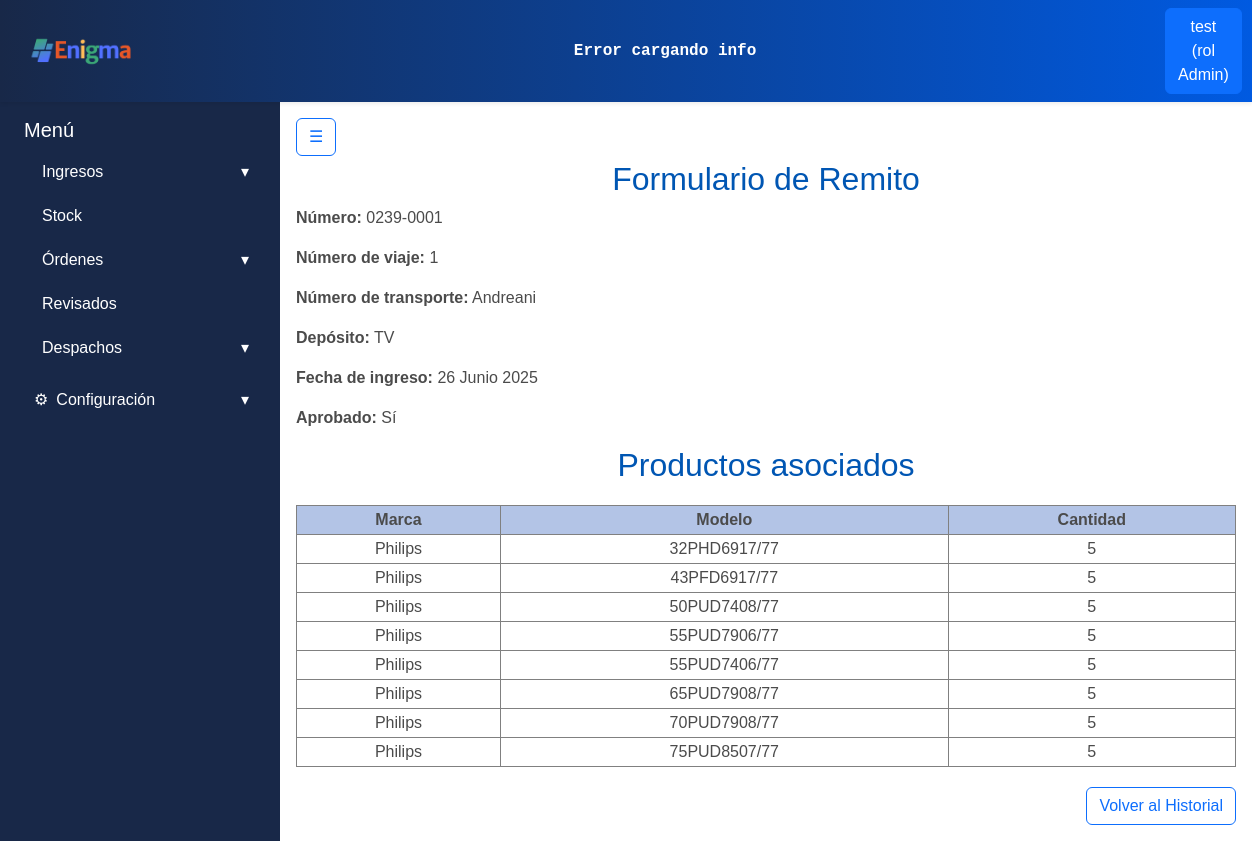
The app's page /ingresos/history/ver/1/ (signed in) with its own data.
### apps/usuarios/models.py (models this page shows, shortened)
class Usuarios(AbstractBaseUser):
    username = models.CharField('Nombre de usuario', unique= True, max_length=60)
    email = models.EmailField('Correo electronico', max_length=254, unique= True)
    nombre = models.CharField(max_length=50)
    apellido = models.CharField(max_length=50)
    rol = models.ForeignKey(Roles, on_delete=models.CASCADE)
    activo = models.BooleanField(default=True)
    is_admin = models.BooleanField(default = False)
    is_superuser = models.BooleanField(default=False)
    is_staff = models.BooleanField(default=False)
    objects = UsuariosManager()
    USERNAME_FIELD = 'username'
    REQUIRED_FIELDS = ['nombre', 'apellido', 'email'] #campos necesarios para crear la cuenta por consola

class Roles(models.Model):
    id = models.AutoField(primary_key=True)
    nombre = models.CharField(max_length=50)
    def __str__(self):
        return self.nombre

### apps/ingresos/models.py (models this page shows, shortened)
class Remitos(ModeloBaseConUsuario):
    numero_remito = models.CharField(max_length=20)
    numero_viaje = models.IntegerField()
    detalle_transporte = models.CharField(max_length=30)
    deposito_id = models.ForeignKey('stock.Depositos', on_delete=models.PROTECT)
    fecha_ingreso = models.DateField(auto_now_add=True)
    aprobado = models.BooleanField(default=False)
    productos = models.ManyToManyField('Productos', through='RemitoProducto')

class RemitoProducto(models.Model):
    id = models.AutoField(primary_key=True)
    remito_id = models.ForeignKey('Remitos', on_delete=models.CASCADE)
    producto_id = models.ForeignKey('Productos', on_delete=models.PROTECT)
    cantidad = models.PositiveIntegerField()
    actualizado = models.DateTimeField(auto_now=True)

class Productos(models.Model):
    id = models.AutoField(primary_key=True)
    marca = models.CharField(max_length=30)
    modelo = models.CharField(max_length=50, unique=True)

### apps/stock/models.py (models this page shows, shortened)
class Depositos(models.Model):
    id = models.AutoField(primary_key=True)
    nombre = models.CharField(max_length=50)

### apps/ingresos/views.py (the view)
# urls.py: path('ver/<int:pk>/', ver_remito, name='ver_remito'),
@login_required     # SOLO EL DECORADOR, LA REDIRECCION ESTA DEFINIDA EN EL SETTING
def ver_remito(request, pk):
    remito = get_object_or_404(Remitos, pk=pk)
    productos_relacionados = RemitoProducto.objects.filter(remito_id=remito)
    return render(request, 'remitos/ver_formulario.html', {'remito': remito,
                                                           'productos_relacionados': productos_relacionados,
                                                           })

### apps/ingresos/templates/remitos/ver_formulario.html (shortened to what this page needs)
{% extends "base.html" %}
{% block content %}
<div>
    <h2>Formulario de Remito</h2>
    <p><strong>Número:</strong> {{ remito.numero_remito }}</p>
    <p><strong>Número de viaje:</strong> {{ remito.numero_viaje }}</p>
    <p><strong>Número de transporte:</strong> {{ remito.detalle_transporte }}</p>
    <p><strong>Depósito:</strong> {{ remito.deposito_id.nombre }}</p>
    <p><strong>Fecha de ingreso:</strong> {{ remito.fecha_ingreso }}</p>
    <p><strong>Aprobado:</strong> {{ remito.aprobado|yesno:"Sí,No" }}</p>
    <h2>Productos asociados</h2>
    <table class="ingresos-table">
        <thead>
            <tr>
                <th>Marca</th>
                <th>Modelo</th>
                <th>Cantidad</th>
            </tr>
        </thead>
        <tbody>
            {% for rp in productos_relacionados %}
                <tr>
                    <td>{{ rp.producto_id.marca }}</td>
                    <td>{{ rp.producto_id.modelo }}</td>
                    <td>{{ rp.cantidad }}</td>
                </tr>
            {% empty %}
                <tr><td colspan="3">No hay productos asociados.</td></tr>
            {% endfor %}
        </tbody>
    </table>
</div>
<div class="text-end">
  <a class="btn btn-outline-primary" href="{% url 'ingresos_historial' %}">Volver al Historial</a>
</div>
{% endblock %}

### templates/includes/header.html (shortened to what this page needs)
{% load static %}
<nav class="navbar navbar-expand-lg shadow-sm navbar-gradient">
  <div class="container-fluid">
    <a class="navbar-brand d-flex align-items-center" href="{% url 'core:dashboard' %}">
      <div class="card-header p-0 bg-transparent border-0">
        <img class="logo_form" src="{% static 'img/enigmaLogoNuevo.png' %}" alt="Enigma Logo">
      </div>
    </a>
    <div class="mx-auto text-center d-none d-lg-block">
        <div class="ticker-container text-white py-1 px-2 rounded">
            <div class="ticker" id="ticker-api">
            </div>
        </div>
    </div>
    <div class="d-flex ms-auto">
      {% if user.is_authenticated %}
        <div class="dropdown">
          <a class="btn btn-primary" href="#" role="button" id="dropdownUser" data-bs-toggle="dropdown" aria-expanded="false">
            {{ user.username }} (rol {{ user.rol }})
          </a>
        </div>
      {% else %}
        <a href="{% url 'usuarios:register' %}" class="btn btn-outline-primary me-2">Registrarse</a>
        <a href="{% url 'usuarios:login' %}" class="btn btn-outline-success">Login</a>
      {% endif %}
    </div>
  </div>
</nav>

### static/css/style.css (style rules this page uses)
:root { --color-bg-navbar-solid:linear-gradient(90deg, #182848 0%, #005ae1 100%); }
.navbar-gradient { background: var(--color-bg-navbar-solid); }
.logo_form { width: auto; height: 40px; margin-right: 10px; margin-left: 0.8rem; }
h2 { color: #e02626; }
.ingresos-table { width: 100%; border-collapse: collapse; margin: 20px auto; border: 1px solid black; text-align: center; }
.ingresos-table th, .ingresos-table td { border: 1px solid gray; padding: 2px; text-align: center; }
.ingresos-table th { background-color: #b3c4e6; }
body { font-family: Arial, sans-serif; color: #4b4b4b; }
h1, h2 { text-align: center; color: #0056b3; }
.ticker-container { color: #E0F2FE; overflow: hidden; white-space: nowrap; position: relative; width: 1000px; font-weight: bold; font-family: monospace; border-radius: 0.25rem; }
.ticker { display: inline-block; white-space: nowrap; animation: scrollTicker 50s linear infinite; }

### records on screen
Usuarios: username "test", rol "Admin"
Remitos: numero_remito "0239-0001", numero_viaje "1", detalle_transporte "Andreani", deposito_id.nombre "TV", fecha_ingreso "26 Junio 2025", aprobado "Sí"
RemitoProducto: producto_id.marca "Philips", producto_id.modelo "32PHD6917/77", cantidad "5"
RemitoProducto: producto_id.marca "Philips", producto_id.modelo "43PFD6917/77", cantidad "5"
RemitoProducto: producto_id.marca "Philips", producto_id.modelo "50PUD7408/77", cantidad "5"
RemitoProducto: producto_id.marca "Philips", producto_id.modelo "55PUD7906/77", cantidad "5"
RemitoProducto: producto_id.marca "Philips", producto_id.modelo "55PUD7406/77", cantidad "5"
RemitoProducto: producto_id.marca "Philips", producto_id.modelo "65PUD7908/77", cantidad "5"
RemitoProducto: producto_id.marca "Philips", producto_id.modelo "70PUD7908/77", cantidad "5"
RemitoProducto: producto_id.marca "Philips", producto_id.modelo "75PUD8507/77", cantidad "5"
